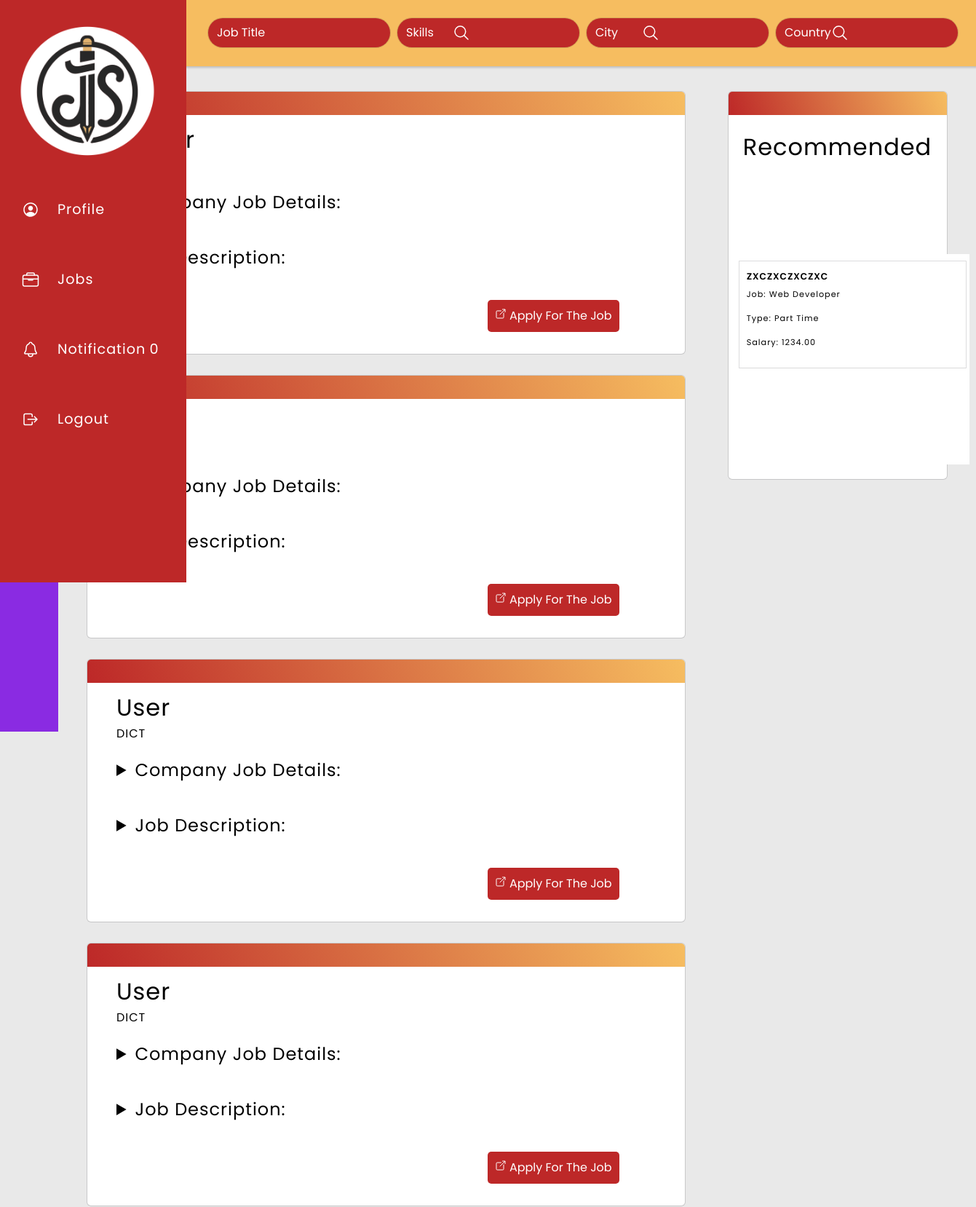
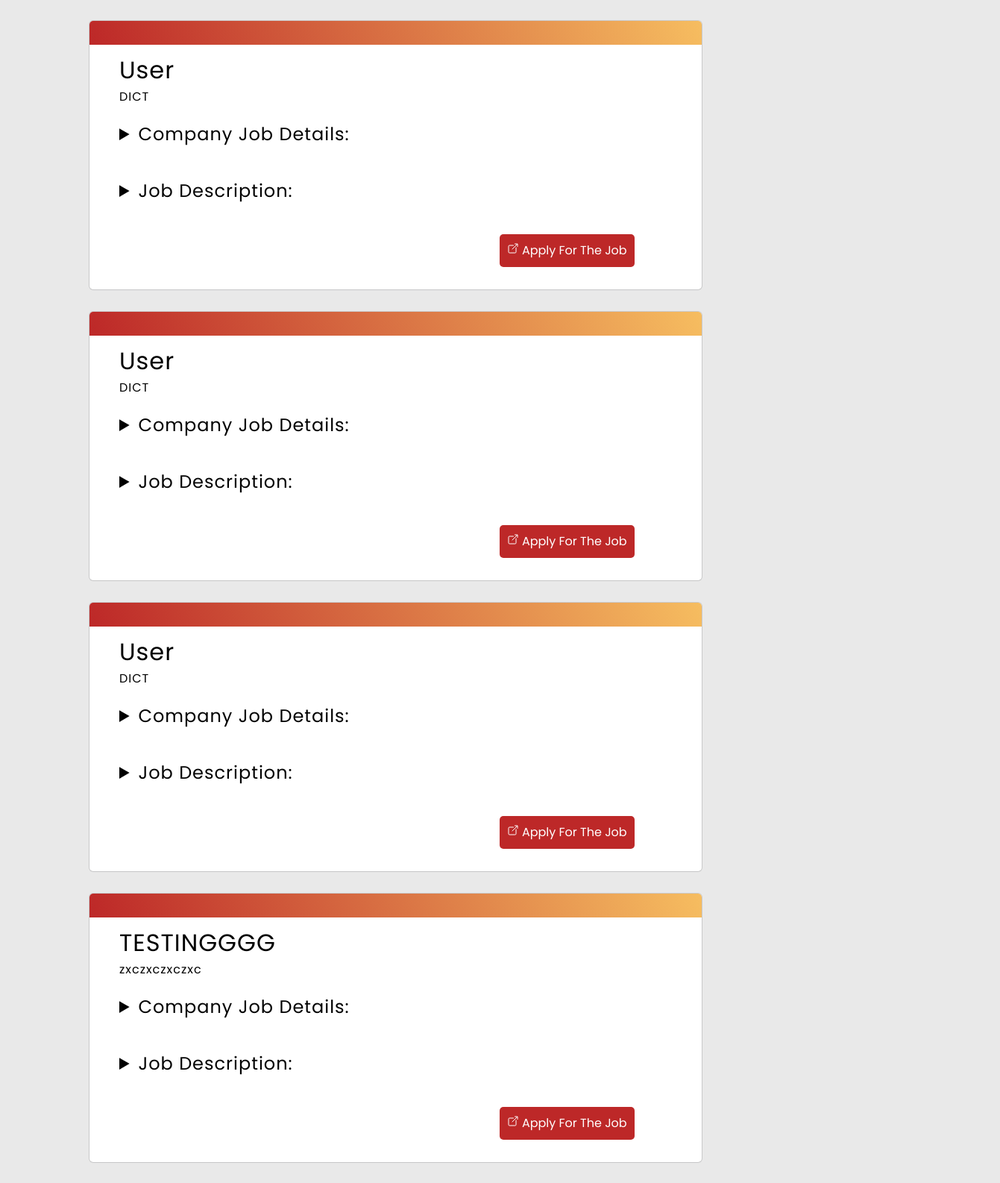
/applicantHome/ (signed in, upper part), run on the app's committed database (2 pictures, top to bottom).
### main/models.py (models this page shows, shortened)
class Job_Post(models.Model):
    profile = models.ForeignKey(Profile, on_delete=models.CASCADE, null=True, related_name='job_posts')
    title = models.CharField(max_length=255)
    company_name = models.CharField(max_length=255)
    job_position = models.CharField(max_length=255)
    address = models.CharField(max_length=255)
    PART_TIME = 'Part Time'
    FULL_TIME = 'Full Time'
    EMPLOYMENT_TYPE_CHOICES = [
        (PART_TIME, 'Part Time'),
        (FULL_TIME, 'Full Time'),
    ]
    employment_type = models.CharField(
        max_length=20,
        choices=EMPLOYMENT_TYPE_CHOICES,
        default=FULL_TIME,
    )
    salary_offer = models.DecimalField(max_digits=10, decimal_places=2)
    primary_duties = models.TextField()
    job_description = models.TextField()
    field_of_expertise = models.ManyToManyField('Field_of_Expertise', blank=True)
    skills_recommended = models.ManyToManyField('Skill', blank=True)
    created_at = models.DateTimeField(auto_now_add=True)

class Field_of_Expertise(models.Model):
    name = models.CharField(max_length=255, unique=True)

### main/views.py (the view)
# urls.py: path("applicantHome/", views.applicantHome, name="applicantHome"),
@login_required
@user_passes_test(is_applicant, login_url='/unauthorized_access/')
def applicantHome(request):
    job_posts = Job_Post.objects.all().order_by('-created_at')
    user_profile = getattr(request.user, 'profile', None)
    user_skills = user_profile.skills.all() if user_profile else []
    recommended_jobs = Job_Post.objects.filter(skills_recommended__in=user_skills).distinct()
    unread_notification_count = Notifications.objects.filter(user=request.user, read=False).count()
    form = JobSearchForm(request.GET)
    if form.is_valid():
        job_title = form.cleaned_data['job_title']
        skills = form.cleaned_data['skills']
        city = form.cleaned_data['city']
        country = form.cleaned_data['country']
        filtered_job_posts = job_posts
        if job_title:
            filtered_job_posts = filtered_job_posts.filter(title__icontains=job_title)
        if skills:
            filtered_job_posts = filtered_job_posts.filter(skills_recommended__name__icontains=skills)
        if city:
            filtered_job_posts = filtered_job_posts.filter(address__icontains=city)
        if country:
            filtered_job_posts = filtered_job_posts.filter(address__icontains=country)
    else:
        filtered_job_posts = job_posts
    return render(request, "main/Applicant/applicant-jobs.html", {
        'job_posts': filtered_job_posts,
        'recommended_jobs': recommended_jobs,
        'form': form,
        'unread_notification_count': unread_notification_count
    })

### main/forms.py
class JobSearchForm(forms.Form):
    job_title = forms.CharField(required=False, widget=forms.TextInput(attrs={'placeholder': 'Job Title'}))
    skills = forms.CharField(required=False, widget=forms.TextInput(attrs={'placeholder': 'Skills'}))
    city = forms.CharField(required=False, widget=forms.TextInput(attrs={'placeholder': 'City'}))
    country = forms.CharField(required=False, widget=forms.TextInput(attrs={'placeholder': 'Country'}))

### main/views.py (called while the page is built)
def is_applicant(user):
    return user.profile.user_type == 'Applicant' if hasattr(user, 'profile') else False

### main/templates/main/Applicant/applicant-jobs.html (shortened to what this page needs)
{% load static %}
<html>
    <head>
        <link rel="stylesheet" href="https://cdn.jsdelivr.net/npm/bootstrap@4.0.0/dist/css/bootstrap.min.css">
        <link rel="stylesheet" href="https://cdn.jsdelivr.net/npm/bootstrap@4.0.0/dist/css/bootstrap.min.css">
        <link rel="stylesheet" type="text/css" href="{% static 'css/employee-jobs.css' %}">
    </head>
    <body>
        <div class="main-container">
                <div class="flex-container">
                    <div class="popup-nav">
                        <div class="logo">
                            <img class="logo" src="{% static 'img/JobPortal Logo Emblem White-BG.png' %}" alt="logo">
                        </div>
                        <ul class="navbar-nav">
                            <li class="nav-item">
                                <a href="{% url 'applicantProfile' %}" class="nav-link">
                                    <ion-icon name="person-circle-outline"></ion-icon>
                                    <span class="nav-text">Profile</span>
                                </a>
                            </li>
                            <li class="nav-item">
                                <a href="{% url 'applicantHome' %}" class="nav-link">
                                    <ion-icon name="briefcase-outline"></ion-icon>
                                    <span class="nav-text">Jobs</span>
                                </a>
                            </li>
                            <li class="nav-item">
                                <a href="{% url 'applicantNotif' %}" class="nav-link">
                                    <ion-icon name="notifications-outline"></ion-icon>
                                    <span class="nav-text">Notification</span>
                                    <span class="nav-text">{{ unread_notification_count }}</span>
                                </a>
                            </li>
                            <li class="nav-item">
                                <a href=""  class="nav-link" data-toggle="modal" data-target="#logoutModal">
                                    <ion-icon name="log-out-outline"></ion-icon>
                                    <span class="nav-text">Logout</span>
                                </a>
                            </li>
                        </ul>
                    </div>
                </div>
                <div class="right-container">
                    <div class="client-header">
                        <div class="client-flex">
                            <span>Jobs</span>
                            <form method="get">
                                <div class="client-flex-search">
                                    <div class="search-container">
                                        <div class="client-flex">
                                            {{ form.job_title }}
                                            <button type="submit"><ion-icon name="search-outline"></ion-icon></button>
                                        </div>
                                    </div>
                                    <div class="search-container">
                                        <div class="client-flex">
                                            {{ form.skills }}
                                            <button type="submit"><ion-icon name="search-outline"></ion-icon></button>
                                        </div>
                                    </div>
                                    <div class="search-container">
                                        <div class="client-flex">
                                            {{ form.city }}
                                            <button type="submit"><ion-icon name="search-outline"></ion-icon></button>
                                        </div>
                                    </div>
                                    <div class="search-container">
                                        <div class="client-flex">
                                            {{ form.country }}
                                        </div>
                                    </div>
                                </div>
                            </form>
                        </div>
                    </div>
                    <div class="profile-container">
                        <div class="grid-profile">
                            {% for job_post in job_posts %}
                                <div class="name">
                                    <div class="top-design"></div>
                                    <div class="company-info">
                                        <span class="company-name">{{ job_post.title }}</span>
                                        <span class="company-add">{{ job_post.company_name }}</span>
                                            <details class="accordion">
                                                <summary class="accordion-btn">Company Job Details:</summary>
                                            </details>
                                        <div class="peronal-info-container">
                                            <details class="accordion">
                                                <summary class="accordion-btn">Job Description:</summary>
                                            </details>
                                        </div>
                                        <div class="flex-edit">
                                            <div class="edit-container">
                                                <a href="{% url 'applicantViewJob' job_post.id %}">
                                                    <button class="edit"><ion-icon name="open-outline"></ion-icon> Apply For The Job</button>
                                                </a>
                                            </div>
                                        </div>
                                    </div>
                                </div>
                            {% endfor %}
                        </div>
                        <div class="recco">
                            <div class="top-design"></div>
                            {% if recommended_jobs %}
                                <div class="recco-container">
                                    <span>Recommended</span>
                                    <div class="recco-scroll">
                                        {% for recommended_job in recommended_jobs %}
                                            <div class="recco-company">
                                                <h1>{{ recommended_job.company_name }}</h1>
                                                <p>Job: {{ recommended_job.field_of_expertise.first.name }}</p>
                                                <p>Type: {{ recommended_job.employment_type }}</p>
                                                <p>Salary: {{ recommended_job.salary_offer }}</p>
                                            </div>
                                        {% endfor %}
                                    </div>
                                </div>
                            {% endif %}
                            </div>
                        </div>
                    </div>
                </div>
    </body>
</html>

### main/static/css/employee-jobs.css (style rules this page uses)
body { padding: 0; margin: 0; color: #000; background-color: #e9e9e9; font-family: Poppins; letter-spacing: 1px; }
.main-container { position: relative; width: 100%; height: 1005px; margin: 0 auto; }
.flex-container { position: fixed; display: flex; width: 5rem; height: 1005px; padding: 0; background: blueviolet; transition: 2s; }
.popup-nav { margin: 0; width: 5rem; height: 100vh; position: fixed; background-color: #bd2828; transition: 1s ease; font-size: 1.2rem; }
.navbar-nav { list-style: none; padding: 0; margin: 0; display: flex; flex-direction: column; align-items: center; }
.logo img { position: relative; margin: 10px 0 0 5px; padding-left: 0; max-width:100%; width: 90%; height: auto; transform: scale(1,1); }
.nav-item { width: 100%; margin: 0 0 0 10px; padding: 0 5px; }
.nav-link { display: flex; align-items: center; height: 6rem; color: #fff; text-decoration: none; transition: 2s; }
.nav-text { display: none; margin-left: 5px; transition: 2s; }
.nav-link ion-icon { font-size: 1.5rem; min-width: 2rem; margin: 0 1rem; }
.right-container { margin-left: 5rem; width: cal(100%-5rem); height: 100%; max-height: 5000px; background: #e9e9e9; transition: .5s; }
.client-header { padding: 10px 20px; background: #f6bd60; box-shadow: 0px 0px 3px 2px rgba(0,0,0,0.2); }
.client-flex { display: flex; align-items: center; justify-content: space-between; }
.client-flex span { font-size: 2rem; }
.client-flex-search { display: flex; }
.search-container { display: flex; justify-content: space-around; width: 250px; height: 40px; padding: 0 10px; margin: 15px 5px 0; background: #bd2828; border-radius: 20px; box-shadow: rgba(0, 0, 0, 0.02) 0px 1px 3px 0px, rgba(27, 31, 35, 0.15) 0px 0px 0px 1px; }
.search-container input { flex-grow: 1; color: #fff; background: 0; border: 0; outline: 0; }
.search-container button { color: #fff; background: 0; border: 0; font-size: 1.5rem; cursor: pointer; }
.profile-container { display: flex; width: max(25%, cal(100%-5rem)); height: fit-content; margin: 5px 0; padding: 30px; }
.grid-profile { grid-column: 1/3; width: max(25%, 70%); }
.name { width: cal(100%-5rem); margin: 0 10px 30px; background: #fff; border-radius: 5px; box-shadow: rgba(0, 0, 0, 0.02) 0px 1px 3px 0px, rgba(27, 31, 35, 0.15) 0px 0px 0px 1px; }
.company-info { width: cal(100%-5rem); margin: 0 10px 30px; padding: 10px 30px; display: grid; grid-row: 1; }
.top-design { width: 100%; height: 2rem; background: linear-gradient(70deg, #bd2828, #f6bd60); border-top-right-radius: 5px; border-top-left-radius: 5px; }
.company-name { font-size: 2rem; }
.accordion { margin: 20px 0; }
.accordion-btn { font-size: 1.5rem; }
.flex-edit { display: flex; justify-content: end; }
.edit-container { margin: 0 10px; padding: 20px 40px; }
.edit-container button { padding: 10px; color: #fff; border: 0; background: #bd2828; border-radius: 5px; cursor: pointer; }
.recco { position:sticky; top: 10px; margin: 0 0 0 50px; width: 25%; height: fit-content; border-radius: 5px; background: #fff; box-shadow: rgba(0, 0, 0, 0.02) 0px 1px 3px 0px, rgba(27, 31, 35, 0.15) 0px 0px 0px 1px; }
.recco-container { display: grid; justify-content: left; width: 100%; height: 500px; padding: 20px 0 ; margin: 0 10px; text-align: center; border-radius: 5px; }
.recco-scroll { width: 115%; padding: 5px; overflow: hidden; overflow-y: scroll; background: #fff; }
.recco-container span { text-align: left; margin: 0 10px; font-size: 2rem; }
.recco-company { width: 100%; height: fit-content; margin: 5px 0; padding: 10px; box-shadow: rgba(0, 0, 0, 0.02) 0px 1px 3px 0px, rgba(27, 31, 35, 0.15) 0px 0px 0px 1px; }
.recco-company h1 { text-align: left; font-size: 1rem; }
.recco-company p { text-align: left; font-size: .7rem; }

### data on the page
Job_Post: title "User", company_name "DICT"
Job_Post: title "User", company_name "DICT"
Job_Post: title "User", company_name "DICT"
Job_Post: title "User", company_name "DICT"
Job_Post: title "User", company_name "DICT"
Job_Post: title "TESTINGGGG", company_name "zxczxczxczxc", field_of_expertise.first.name "Web Developer", employment_type "Part Time", salary_offer "1234.00"

### other printed values
{{ unread_notification_count }} "0"
